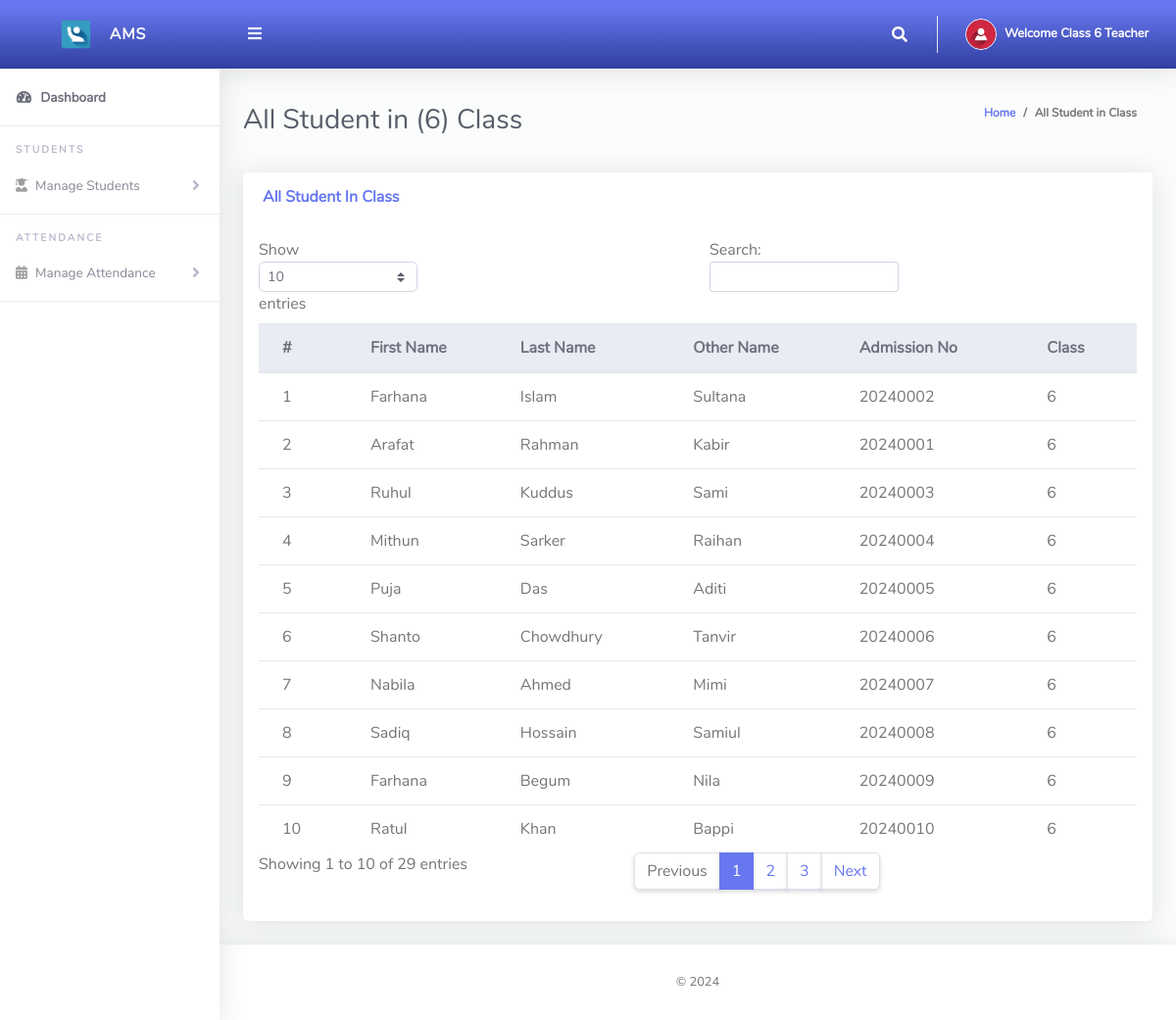
/ClassTeacher/viewStudents.php (signed in), run on the app's committed database.
### tables this page shows
CREATE TABLE `tblclassteacher` (
  `Id` int(10) NOT NULL,
  `firstName` varchar(255) NOT NULL,
  `lastName` varchar(255) NOT NULL,
  `emailAddress` varchar(255) NOT NULL,
  `password` varchar(255) NOT NULL,
  `phoneNo` varchar(50) NOT NULL,
  `classId` varchar(10) NOT NULL,
  `classArmId` varchar(10) NOT NULL,
  `dateCreated` varchar(50) NOT NULL
);

CREATE TABLE `tblclass` (
  `Id` int(10) NOT NULL,
  `className` varchar(255) NOT NULL
);

CREATE TABLE `tblstudents` (
  `Id` int(10) NOT NULL,
  `firstName` varchar(255) NOT NULL,
  `lastName` varchar(255) NOT NULL,
  `otherName` varchar(255) NOT NULL,
  `admissionNumber` varchar(255) NOT NULL,
  `password` varchar(50) NOT NULL,
  `classId` varchar(10) NOT NULL,
  `classArmId` varchar(10) NOT NULL,
  `dateCreated` varchar(50) NOT NULL
);

### ClassTeacher/viewStudents.php (the view, shortened to what this page needs)
<?php
$host = 'localhost:5222';
$user = 'root';
$pass = '';
$dbs = ['sas_six', 'sas_seven', 'sas_eight', 'sas_other'];
$conn = [];
foreach ($dbs as $db) {
  $conn[$db] = new mysqli($host, $user, $pass, $db);
}
$rrw = ['className' => ''];
$classId = null;
foreach ($dbs as $dbKey) {
  $query = "SELECT tblclass.className, tblclassteacher.classId
            FROM tblclassteacher
            INNER JOIN tblclass ON tblclass.Id = tblclassteacher.classId
            WHERE tblclassteacher.Id = '$_SESSION[userId]'";
  $rs = $conn[$dbKey]->query($query);
  if ($rs && $rs->num_rows > 0) {
    $rrw = $rs->fetch_assoc();
    $classId = $rrw['classId'];
    break;
  }
}
?>
<!DOCTYPE html>
<html lang="en">
<head>
  <link href="../vendor/fontawesome-free/css/all.min.css" rel="stylesheet" type="text/css">
  <link href="../vendor/bootstrap/css/bootstrap.min.css" rel="stylesheet" type="text/css">
  <link href="css/ruang-admin.min.css" rel="stylesheet">
</head>
<body id="page-top">
  <div id="wrapper">
    <?php include "Includes/sidebar.php";?>
    <div id="content-wrapper" class="d-flex flex-column">
      <div id="content">
       <?php include "Includes/topbar.php";?>
        <div class="container-fluid" id="container-wrapper">
          <div class="d-sm-flex align-items-center justify-content-between mb-4">
            <h1 class="h3 mb-0 text-gray-800">All Student in (<?php echo $rrw['className'];?>) Class</h1>
            <ol class="breadcrumb">
              <li class="breadcrumb-item"><a href="./">Home</a></li>
              <li class="breadcrumb-item active" aria-current="page">All Student in Class</li>
            </ol>
          </div>
          <div class="row">
            <div class="col-lg-12">
              <div class="row">
                <div class="col-lg-12">
                  <div class="card mb-4">
                    <div class="card-header py-3 d-flex flex-row align-items-center justify-content-between">
                      <h6 class="m-0 font-weight-bold text-primary">All Student In Class</h6>
                    </div>
                    <div class="table-responsive p-3">
                      <table class="table align-items-center table-flush table-hover" id="dataTableHover">
                        <thead class="thead-light">
                          <tr>
                            <th>#</th>
                            <th>First Name</th>
                            <th>Last Name</th>
                            <th>Other Name</th>
                            <th>Admission No</th>
                            <th>Class</th>
                          </tr>
                        </thead>
                        <tbody>
                          <?php
                          if ($classId) {
                            $query = "SELECT tblstudents.Id, tblclass.className, tblstudents.firstName,
                            tblstudents.lastName, tblstudents.otherName, tblstudents.admissionNumber, tblstudents.dateCreated
                            FROM tblstudents
                            INNER JOIN tblclass ON tblclass.Id = tblstudents.classId
                            WHERE tblstudents.classId = '$classId'";
                            $rs = $conn[$dbKey]->query($query);
                            $num = $rs->num_rows;
                            $sn = 0;
                            if($num > 0) {
                              while ($rows = $rs->fetch_assoc()) {
                                $sn++;
                                echo "
                                  <tr>
                                    <td>".$sn."</td>
                                    <td>".$rows['firstName']."</td>
                                    <td>".$rows['lastName']."</td>
                                    <td>".$rows['otherName']."</td>
                                    <td>".$rows['admissionNumber']."</td>
                                    <td>".$rows['className']."</td>
                                  </tr>";
                              }
                            } else {
                              echo "
                                <tr>
                                  <td colspan='6' class='text-center'>No Record Found!</td>
                                </tr>";
                            }
                          } else {
                            echo "
                              <tr>
                                <td colspan='6' class='text-center'>Session variables not set!</td>
                              </tr>";
                          }
                          ?>
                        </tbody>
                      </table>
                    </div>
                  </div>
                </div>
              </div>
            </div>
          </div>
        </div>
      </div>
       <?php include "Includes/footer.php";?>
    </div>
  </div>
</body>
</html>

### ClassTeacher/Includes/topbar.php (shortened to what this page needs)
<?php
include '../Includes/dbcon.php';
function getDatabaseConnection($conn, $userId) {
  $databases = ['sas_six', 'sas_seven', 'sas_eight', 'sas_other'];
  foreach ($databases as $dbKey) {
    $query = "SELECT * FROM tblclassteacher WHERE Id = $userId";
    $result = $conn[$dbKey]->query($query);
    if ($result && $result->num_rows > 0) {
      return $conn[$dbKey];
    }
  }
  return null;
}
$userId = $_SESSION['userId'];
$selectedConn = getDatabaseConnection($conn, $userId);
if ($selectedConn) {
  $query = "SELECT * FROM tblclassteacher WHERE Id = $userId";
  $rs = $selectedConn->query($query);
  $rows = $rs->fetch_assoc();
  $fullName = $rows['firstName'] . " " . $rows['lastName'];
} else {
  $fullName = "Unknown User";
}
?>
<nav class="navbar navbar-expand navbar-light bg-gradient-primary topbar mb-4 static-top">
  <button id="sidebarToggleTop" class="btn btn-link rounded-circle mr-3">
    <i class="fa fa-bars"></i>
  </button>
  <ul class="navbar-nav ml-auto">
    <li class="nav-item dropdown no-arrow">
      <a class="nav-link dropdown-toggle" href="#" id="searchDropdown" role="button" data-toggle="dropdown"
        aria-haspopup="true" aria-expanded="false">
        <i class="fas fa-search fa-fw"></i>
      </a>
    </li>
    <li class="nav-item dropdown no-arrow">
      <a class="nav-link dropdown-toggle" href="#" id="userDropdown" role="button" data-toggle="dropdown"
        aria-haspopup="true" aria-expanded="false">
        <img class="img-profile rounded-circle" src="img/user-icn.png" style="max-width: 60px">
        <span class="ml-2 d-none d-lg-inline text-white small"><b>Welcome <?php echo $fullName; ?></b></span>
      </a>
    </li>
  </ul>
</nav>

### data on the page
tblclassteacher: fullName "Class 6 Teacher", classId.className "6"
tblstudents: firstName "Farhana", lastName "Islam", otherName "Sultana", admissionNumber "20240002", classId.className "6"
tblstudents: firstName "Arafat", lastName "Rahman", otherName "Kabir", admissionNumber "20240001", classId.className "6"
tblstudents: firstName "Ruhul", lastName "Kuddus", otherName "Sami", admissionNumber "20240003", classId.className "6"
tblstudents: firstName "Mithun", lastName "Sarker", otherName "Raihan", admissionNumber "20240004", classId.className "6"
tblstudents: firstName "Puja", lastName "Das", otherName "Aditi", admissionNumber "20240005", classId.className "6"
tblstudents: firstName "Shanto", lastName "Chowdhury", otherName "Tanvir", admissionNumber "20240006", classId.className "6"
tblstudents: firstName "Nabila", lastName "Ahmed", otherName "Mimi", admissionNumber "20240007", classId.className "6"
tblstudents: firstName "Sadiq", lastName "Hossain", otherName "Samiul", admissionNumber "20240008", classId.className "6"
tblstudents: firstName "Farhana", lastName "Begum", otherName "Nila", admissionNumber "20240009", classId.className "6"
tblstudents: firstName "Ratul", lastName "Khan", otherName "Bappi", admissionNumber "20240010", classId.className "6"
